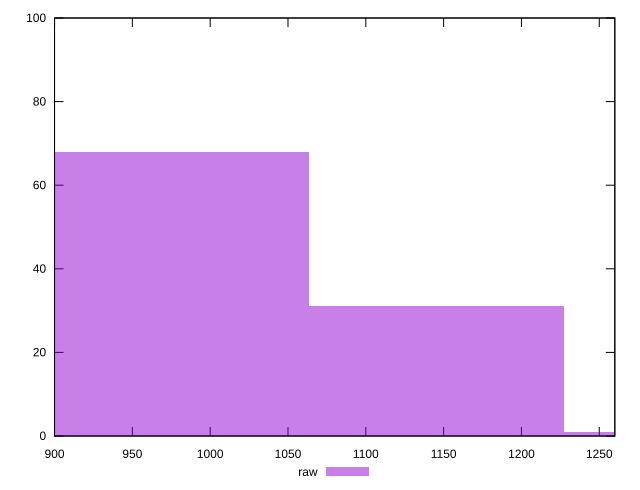

The script that saved this image:
reset

$raw <<EOF
1309.038533286453 1
981.7788999648398 68
1145.4087166256463 31
EOF

set key outside below
set boxwidth 163.62981666080663
set xrange [900:1260]
set yrange [0:100]
set trange [0:100]
set style fill transparent solid 0.5 noborder
set terminal svg size 640, 490 enhanced background rgb 'white'
set output "report_00017_2021-02-10T15-08-03.406Z/unused-javascript/samples/pages+cached+noadtech+nomedia+nocss/raw/histogram.svg"

plot $raw title "raw" with boxes

reset
